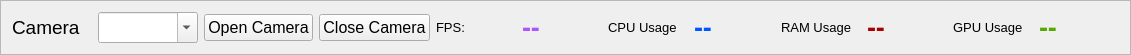
     <widget class="QFrame" name="frame_3">
      <property name="geometry">
       <rect>
        <x>10</x>
        <y>10</y>
        <width>1131</width>
        <height>41</height>
       </rect>
      </property>
      <property name="frameShape">
       <enum>QFrame::Shape::StyledPanel</enum>
      </property>
      <property name="frameShadow">
       <enum>QFrame::Shadow::Raised</enum>
      </property>
      <layout class="QHBoxLayout" name="horizontalLayout_5">
       <item>
        <widget class="QLabel" name="label_Camera">
         <property name="font">
          <font>
           <family>Segoe UI</family>
           <pointsize>14</pointsize>
          </font>
         </property>
         <property name="text">
          <string>Camera</string>
         </property>
        </widget>
       </item>
       <item>
        <widget class="QComboBox" name="cameraComboBox">
         <property name="font">
          <font>
           <family>Segoe UI</family>
           <pointsize>14</pointsize>
          </font>
         </property>
         <property name="editable">
          <bool>true</bool>
         </property>
        </widget>
       </item>
       <item>
        <widget class="QPushButton" name="openCamera">
         <property name="font">
          <font>
           <family>Segoe UI</family>
           <pointsize>12</pointsize>
          </font>
         </property>
         <property name="text">
          <string>Open Camera</string>
         </property>
        </widget>
       </item>
       <item>
        <widget class="QPushButton" name="closeCamera">
         <property name="font">
          <font>
           <family>Segoe UI</family>
           <pointsize>12</pointsize>
          </font>
         </property>
         <property name="text">
          <string>Close Camera</string>
         </property>
        </widget>
       </item>
       <item>
        <widget class="QLabel" name="label_10">
         <property name="font">
          <font>
           <family>Segoe UI</family>
           <pointsize>10</pointsize>
          </font>
         </property>
         <property name="text">
          <string>FPS:</string>
         </property>
        </widget>
       </item>
       <item>
        <widget class="QLabel" name="fps_label">
         <property name="palette">
          <palette>
           <active>
            <colorrole role="WindowText">
             <brush brushstyle="SolidPattern">
              <color alpha="255">
               <red>170</red>
               <green>85</green>
               <blue>255</blue>
              </color>
             </brush>
            </colorrole>
           </active>
           <inactive>
            <colorrole role="WindowText">
             <brush brushstyle="SolidPattern">
              <color alpha="255">
               <red>170</red>
               <green>85</green>
               <blue>255</blue>
              </color>
             </brush>
            </colorrole>
           </inactive>
           <disabled>
            <colorrole role="WindowText">
             <brush brushstyle="SolidPattern">
              <color alpha="255">
               <red>120</red>
               <green>120</green>
               <blue>120</blue>
              </color>
             </brush>
            </colorrole>
           </disabled>
          </palette>
         </property>
         <property name="font">
          <font>
           <family>Segoe UI</family>
           <pointsize>20</pointsize>
           <bold>true</bold>
          </font>
         </property>
         <property name="text">
          <string>--</string>
         </property>
        </widget>
       </item>
       <item>
        <widget class="QLabel" name="label_5">
         <property name="font">
          <font>
           <family>Segoe UI</family>
           <pointsize>10</pointsize>
          </font>
         </property>
         <property name="text">
          <string>CPU Usage</string>
         </property>
        </widget>
       </item>
       <item>
        <widget class="QLabel" name="cpu_label">
         <property name="palette">
          <palette>
           <active>
            <colorrole role="WindowText">
             <brush brushstyle="SolidPattern">
              <color alpha="255">
               <red>0</red>
               <green>85</green>
               <blue>255</blue>
              </color>
             </brush>
            </colorrole>
           </active>
           <inactive>
            <colorrole role="WindowText">
             <brush brushstyle="SolidPattern">
              <color alpha="255">
               <red>0</red>
               <green>85</green>
               <blue>255</blue>
              </color>
             </brush>
            </colorrole>
           </inactive>
           <disabled>
            <colorrole role="WindowText">
             <brush brushstyle="SolidPattern">
              <color alpha="255">
               <red>120</red>
               <green>120</green>
               <blue>120</blue>
              </color>
             </brush>
            </colorrole>
           </disabled>
          </palette>
         </property>
         <property name="font">
          <font>
           <family>Segoe UI</family>
           <pointsize>20</pointsize>
           <bold>true</bold>
          </font>
         </property>
         <property name="text">
          <string>--</string>
         </property>
        </widget>
       </item>
       <item>
        <widget class="QLabel" name="label_6">
         <property name="font">
          <font>
           <family>Segoe UI</family>
           <pointsize>10</pointsize>
          </font>
         </property>
         <property name="text">
          <string>RAM Usage</string>
         </property>
        </widget>
       </item>
       <item>
        <widget class="QLabel" name="ram_label">
         <property name="palette">
          <palette>
           <active>
            <colorrole role="WindowText">
             <brush brushstyle="SolidPattern">
              <color alpha="255">
               <red>170</red>
               <green>0</green>
               <blue>0</blue>
              </color>
             </brush>
            </colorrole>
           </active>
           <inactive>
            <colorrole role="WindowText">
             <brush brushstyle="SolidPattern">
              <color alpha="255">
               <red>170</red>
               <green>0</green>
               <blue>0</blue>
              </color>
             </brush>
            </colorrole>
           </inactive>
           <disabled>
            <colorrole role="WindowText">
             <brush brushstyle="SolidPattern">
              <color alpha="255">
               <red>120</red>
               <green>120</green>
               <blue>120</blue>
              </color>
             </brush>
            </colorrole>
           </disabled>
          </palette>
         </property>
         <property name="font">
          <font>
           <family>Segoe UI</family>
           <pointsize>20</pointsize>
           <bold>true</bold>
          </font>
         </property>
         <property name="text">
          <string>--</string>
         </property>
        </widget>
       </item>
       <item>
        <widget class="QLabel" name="label_9">
         <property name="font">
          <font>
           <family>Segoe UI</family>
           <pointsize>10</pointsize>
          </font>
         </property>
         <property name="text">
          <string>GPU Usage</string>
         </property>
        </widget>
       </item>
       <item>
        <widget class="QLabel" name="gpu_label">
         <property name="palette">
          <palette>
           <active>
            <colorrole role="WindowText">
             <brush brushstyle="SolidPattern">
              <color alpha="255">
               <red>85</red>
               <green>170</green>
               <blue>0</blue>
              </color>
             </brush>
            </colorrole>
           </active>
           <inactive>
            <colorrole role="WindowText">
             <brush brushstyle="SolidPattern">
              <color alpha="255">
               <red>85</red>
               <green>170</green>
               <blue>0</blue>
              </color>
             </brush>
            </colorrole>
           </inactive>
           <disabled>
            <colorrole role="WindowText">
             <brush brushstyle="SolidPattern">
              <color alpha="255">
               <red>120</red>
               <green>120</green>
               <blue>120</blue>
              </color>
             </brush>
            </colorrole>
           </disabled>
          </palette>
         </property>
         <property name="font">
          <font>
           <family>Segoe UI</family>
           <pointsize>20</pointsize>
           <bold>true</bold>
          </font>
         </property>
         <property name="text">
          <string>--</string>
         </property>
        </widget>
       </item>
      </layout>
     </widget>
